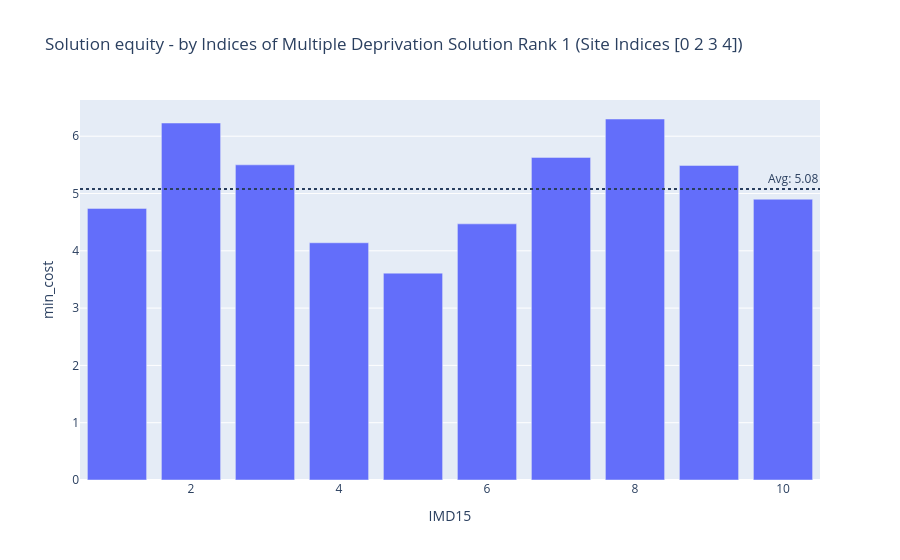

The code cell stored with this chart in its notebook:
### Code cell
solutions.check_solution_equity(return_plot=True)

### Figure 1 — Plotly figure (JSON) as saved in the notebook; plotly's stock layout.template omitted (floating-point values rounded to 4 significant figures)
{"data": [{"hovertemplate": "IMD15=%{x}<br>min_cost=%{y}<extra></extra>", "legendgroup": "", "marker": {"color": "#636efa", "pattern": {"shape": ""}}, "name": "", "orientation": "v", "showlegend": false, "textposition": "auto", "type": "bar", "x": [1, 2, 3, 4, 5, 6, 7, 8, 9, 10], "xaxis": "x", "y": [4.74, 6.23, 5.5, 4.14, 3.61, 4.47, 5.63, 6.3, 5.49, 4.9], "yaxis": "y"}], "layout": {"annotations": [{"showarrow": false, "text": "Avg: 5.08", "x": 1, "xanchor": "right", "xref": "x domain", "y": 5.08, "yanchor": "bottom", "yref": "y"}], "barmode": "relative", "legend": {"tracegroupgap": 0}, "shapes": [{"line": {"dash": "dot"}, "type": "line", "x0": 0, "x1": 1, "xref": "x domain", "y0": 5.08, "y1": 5.08, "yref": "y"}], "title": {"text": "Solution equity - by Indices of Multiple Deprivation\nSolution Rank 1 (Site Indices [0 2 3 4]) "}, "xaxis": {"anchor": "y", "domain": [0, 1], "title": {"text": "IMD15"}}, "yaxis": {"anchor": "x", "domain": [0, 1], "title": {"text": "min_cost"}}}}
